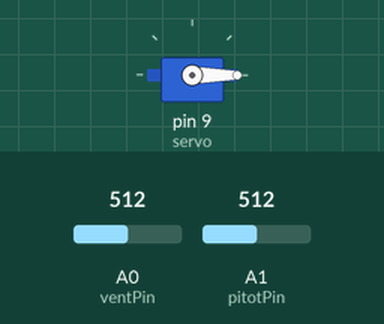
Simulated run of this sketch. Board: Arduino Uno, built with avr-gcc and run on an emulated ATmega328P. Parts: servo. Inputs (shaded band) come from the test bench; at power-on: A0 (ventPin) = 512, A1 (pitotPin) = 512. Storage starts empty.

Above: at 0.05 s.
At 2.1 s:
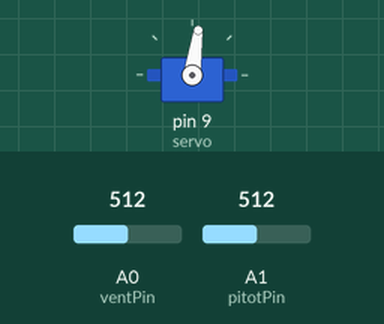
At 4.4 s:
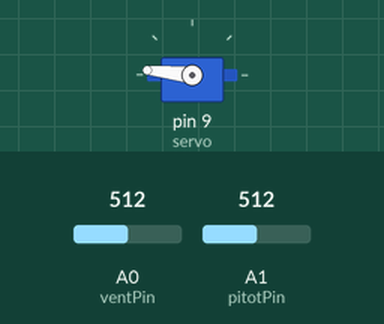
At 8.75 s:
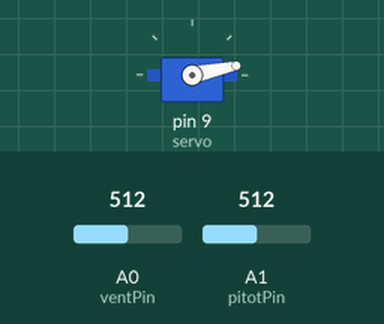
Timing chart, 0 to 11.7 s (numbered marks = the images above):
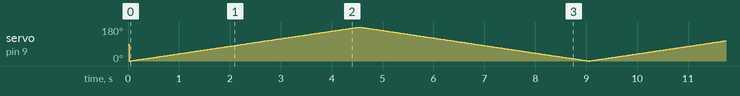

The sketch:

VenturiPitotCamera_KARLAVAGNEN.ino
```cpp
// #define DEBUG
#define ventPin A0
#define pitotPin A1
#define DELAY_MESURE 100 // ms
#define DELAY_SERVO   25 // ms

#include <Servo.h>
#include <SPI.h>
#include <SD.h>

Servo servo;
int angle = 0;

#define ROTATION_POSITIVE true
#define ROTATION_NEGATIVE false
bool servo_sens = ROTATION_POSITIVE;

File dataFile;

unsigned long prev_mes_t    = 0;
unsigned long timestamp_mes = 0;
int val_venturi             = 0;
int val_pito                = 0;

unsigned long prev_servo_t;
unsigned long timestamp_servo;

void writeData(unsigned long timestamp, int pito, int venturi) {
  dataFile.print(timestamp);
  dataFile.print("\t");
  dataFile.print(venturi);
  dataFile.print("\t");
  dataFile.println(pito);
  dataFile.flush();
  #ifdef DEBUG
    Serial.print(timestamp);
    Serial.print("\t");
    Serial.print(venturi);
    Serial.print("\t");
    Serial.println(pito);
  #endif
}

void setup() {
  #ifdef DEBUG
    Serial.begin(9600);
    Serial.println("Initialising...");
  #endif

  servo.attach(9);

  SD.begin(10);

  pinMode(ventPin, INPUT);
  pinMode(pitotPin, INPUT);

  dataFile = SD.open("DATA.TXT", FILE_WRITE);

  #ifdef DEBUG
    Serial.println("Done!");
  #endif
}

void loop() {
  timestamp_mes = millis();
  // Mesure pito & venturi
  if ((timestamp_mes - prev_mes_t) >= DELAY_MESURE){
    val_venturi = analogRead(ventPin);
    val_pito    = analogRead(pitotPin);
    writeData(timestamp_mes, val_venturi, val_pito);
    prev_mes_t = timestamp_mes;
  }
  timestamp_servo = timestamp_mes;
  if ((timestamp_servo - prev_servo_t) >= DELAY_SERVO){
    servo.write(angle);
    if (angle == 180)
      servo_sens = ROTATION_NEGATIVE;
    else if (angle == 0)
      servo_sens = ROTATION_POSITIVE;
    if (servo_sens == ROTATION_POSITIVE)
      angle++;
    else
      angle--;
    prev_servo_t = timestamp_servo;
  }
}
```
